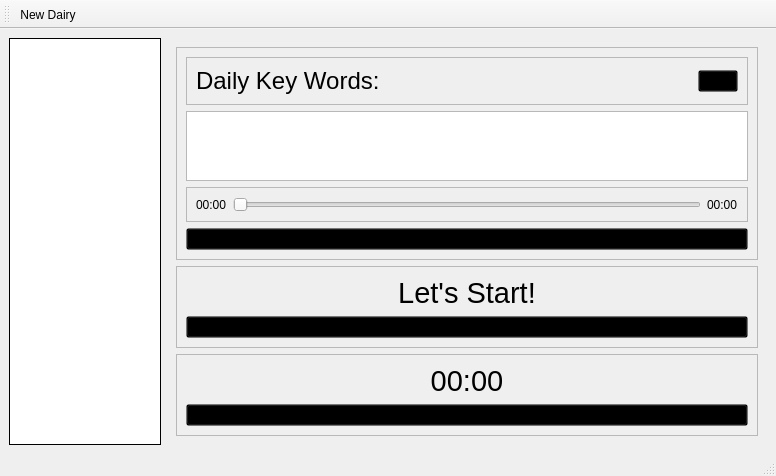
<?xml version="1.0" encoding="UTF-8"?>
<ui version="4.0">
 <class>MainWindow</class>
 <widget class="QMainWindow" name="MainWindow">
  <property name="geometry">
   <rect>
    <x>0</x>
    <y>0</y>
    <width>776</width>
    <height>474</height>
   </rect>
  </property>
  <property name="windowTitle">
   <string>AI Voice Diary</string>
  </property>
  <property name="windowIcon">
   <iconset resource="../icons.qrc">
    <normaloff>:/icons/writable_book.png</normaloff>:/icons/writable_book.png</iconset>
  </property>
  <property name="styleSheet">
   <string notr="true"/>
  </property>
  <widget class="QWidget" name="centralwidget">
   <property name="autoFillBackground">
    <bool>false</bool>
   </property>
   <property name="styleSheet">
    <string notr="true"/>
   </property>
   <layout class="QHBoxLayout" name="horizontalLayout">
    <property name="spacing">
     <number>7</number>
    </property>
    <property name="leftMargin">
     <number>0</number>
    </property>
    <property name="topMargin">
     <number>0</number>
    </property>
    <property name="rightMargin">
     <number>0</number>
    </property>
    <property name="bottomMargin">
     <number>0</number>
    </property>
    <item>
     <widget class="QFrame" name="frame">
      <property name="styleSheet">
       <string notr="true"/>
      </property>
      <property name="frameShape">
       <enum>QFrame::NoFrame</enum>
      </property>
      <property name="frameShadow">
       <enum>QFrame::Plain</enum>
      </property>
      <layout class="QHBoxLayout" name="horizontalLayout_2">
       <item>
        <widget class="QListWidget" name="listWidget">
         <property name="frameShape">
          <enum>QFrame::Box</enum>
         </property>
         <property name="frameShadow">
          <enum>QFrame::Plain</enum>
         </property>
        </widget>
       </item>
       <item>
        <widget class="QFrame" name="frame_2">
         <property name="sizePolicy">
          <sizepolicy hsizetype="Expanding" vsizetype="Expanding">
           <horstretch>5</horstretch>
           <verstretch>0</verstretch>
          </sizepolicy>
         </property>
         <property name="minimumSize">
          <size>
           <width>600</width>
           <height>0</height>
          </size>
         </property>
         <property name="styleSheet">
          <string notr="true"/>
         </property>
         <property name="frameShape">
          <enum>QFrame::NoFrame</enum>
         </property>
         <property name="frameShadow">
          <enum>QFrame::Plain</enum>
         </property>
         <layout class="QVBoxLayout" name="verticalLayout">
          <item>
           <widget class="QFrame" name="frame_4">
            <property name="sizePolicy">
             <sizepolicy hsizetype="Expanding" vsizetype="Expanding">
              <horstretch>0</horstretch>
              <verstretch>0</verstretch>
             </sizepolicy>
            </property>
            <property name="frameShape">
             <enum>QFrame::StyledPanel</enum>
            </property>
            <property name="frameShadow">
             <enum>QFrame::Raised</enum>
            </property>
            <layout class="QVBoxLayout" name="verticalLayout_3">
             <item>
              <widget class="QFrame" name="frame_6">
               <property name="frameShape">
                <enum>QFrame::StyledPanel</enum>
               </property>
               <property name="frameShadow">
                <enum>QFrame::Raised</enum>
               </property>
               <layout class="QHBoxLayout" name="horizontalLayout_4">
                <item>
                 <widget class="QLabel" name="label_2">
                  <property name="sizePolicy">
                   <sizepolicy hsizetype="Fixed" vsizetype="Preferred">
                    <horstretch>0</horstretch>
                    <verstretch>0</verstretch>
                   </sizepolicy>
                  </property>
                  <property name="font">
                   <font>
                    <pointsize>18</pointsize>
                   </font>
                  </property>
                  <property name="text">
                   <string>Daily Key Words: </string>
                  </property>
                 </widget>
                </item>
                <item>
                 <widget class="QLabel" name="label">
                  <property name="sizePolicy">
                   <sizepolicy hsizetype="Expanding" vsizetype="Preferred">
                    <horstretch>0</horstretch>
                    <verstretch>0</verstretch>
                   </sizepolicy>
                  </property>
                  <property name="font">
                   <font>
                    <pointsize>12</pointsize>
                   </font>
                  </property>
                  <property name="text">
                   <string/>
                  </property>
                  <property name="wordWrap">
                   <bool>true</bool>
                  </property>
                 </widget>
                </item>
                <item>
                 <widget class="QPushButton" name="pushButton">
                  <property name="enabled">
                   <bool>true</bool>
                  </property>
                  <property name="styleSheet">
                   <string notr="true">background-color: rgba(0, 0, 0,0);</string>
                  </property>
                  <property name="text">
                   <string/>
                  </property>
                  <property name="iconSize">
                   <size>
                    <width>96</width>
                    <height>96</height>
                   </size>
                  </property>
                 </widget>
                </item>
               </layout>
              </widget>
             </item>
             <item>
              <widget class="QPlainTextEdit" name="plainTextEdit">
               <property name="readOnly">
                <bool>true</bool>
               </property>
              </widget>
             </item>
             <item>
              <widget class="QFrame" name="frame_7">
               <property name="frameShape">
                <enum>QFrame::StyledPanel</enum>
               </property>
               <property name="frameShadow">
                <enum>QFrame::Raised</enum>
               </property>
               <layout class="QHBoxLayout" name="horizontalLayout_3">
                <item>
                 <widget class="QLabel" name="time1">
                  <property name="text">
                   <string>00:00</string>
                  </property>
                 </widget>
                </item>
                <item>
                 <widget class="QSlider" name="horizontalSlider">
                  <property name="orientation">
                   <enum>Qt::Horizontal</enum>
                  </property>
                 </widget>
                </item>
                <item>
                 <widget class="QLabel" name="time2">
                  <property name="text">
                   <string>00:00</string>
                  </property>
                 </widget>
                </item>
               </layout>
              </widget>
             </item>
             <item>
              <widget class="QPushButton" name="playBtn">
               <property name="styleSheet">
                <string notr="true">background-color: rgba(0, 0, 0, 0);
</string>
               </property>
               <property name="text">
                <string/>
               </property>
               <property name="icon">
                <iconset resource="../icons.qrc">
                 <normaloff>:/icons/play_circle_filled_black_48dp.svg</normaloff>:/icons/play_circle_filled_black_48dp.svg</iconset>
               </property>
               <property name="iconSize">
                <size>
                 <width>48</width>
                 <height>48</height>
                </size>
               </property>
              </widget>
             </item>
            </layout>
           </widget>
          </item>
          <item>
           <widget class="QFrame" name="frame_5">
            <property name="sizePolicy">
             <sizepolicy hsizetype="Expanding" vsizetype="Expanding">
              <horstretch>0</horstretch>
              <verstretch>0</verstretch>
             </sizepolicy>
            </property>
            <property name="minimumSize">
             <size>
              <width>0</width>
              <height>0</height>
             </size>
            </property>
            <property name="frameShape">
             <enum>QFrame::StyledPanel</enum>
            </property>
            <property name="frameShadow">
             <enum>QFrame::Raised</enum>
            </property>
            <layout class="QVBoxLayout" name="verticalLayout_2">
             <item>
              <widget class="QLabel" name="label_4">
               <property name="sizePolicy">
                <sizepolicy hsizetype="Minimum" vsizetype="Fixed">
                 <horstretch>0</horstretch>
                 <verstretch>0</verstretch>
                </sizepolicy>
               </property>
               <property name="font">
                <font>
                 <pointsize>22</pointsize>
                </font>
               </property>
               <property name="text">
                <string>Let's Start!</string>
               </property>
               <property name="alignment">
                <set>Qt::AlignBottom|Qt::AlignHCenter</set>
               </property>
              </widget>
             </item>
             <item>
              <widget class="QPushButton" name="recordBtn">
               <property name="enabled">
                <bool>false</bool>
               </property>
               <property name="sizePolicy">
                <sizepolicy hsizetype="Expanding" vsizetype="Expanding">
                 <horstretch>0</horstretch>
                 <verstretch>0</verstretch>
                </sizepolicy>
               </property>
               <property name="autoFillBackground">
                <bool>false</bool>
               </property>
               <property name="styleSheet">
                <string notr="true">background-color: rgba(0, 0, 0, 0);
</string>
               </property>
               <property name="text">
                <string/>
               </property>
               <property name="icon">
                <iconset resource="../icons.qrc">
                 <normaloff>:/icons/mic_black_48dp.svg</normaloff>:/icons/mic_black_48dp.svg</iconset>
               </property>
               <property name="iconSize">
                <size>
                 <width>100</width>
                 <height>100</height>
                </size>
               </property>
              </widget>
             </item>
            </layout>
           </widget>
          </item>
          <item>
           <widget class="QFrame" name="frame_3">
            <property name="sizePolicy">
             <sizepolicy hsizetype="Expanding" vsizetype="Expanding">
              <horstretch>0</horstretch>
              <verstretch>0</verstretch>
             </sizepolicy>
            </property>
            <property name="frameShape">
             <enum>QFrame::StyledPanel</enum>
            </property>
            <property name="frameShadow">
             <enum>QFrame::Raised</enum>
            </property>
            <layout class="QVBoxLayout" name="verticalLayout_4">
             <item>
              <widget class="QLabel" name="timeLabel">
               <property name="sizePolicy">
                <sizepolicy hsizetype="Minimum" vsizetype="Fixed">
                 <horstretch>0</horstretch>
                 <verstretch>0</verstretch>
                </sizepolicy>
               </property>
               <property name="font">
                <font>
                 <pointsize>22</pointsize>
                </font>
               </property>
               <property name="text">
                <string>00:00</string>
               </property>
               <property name="alignment">
                <set>Qt::AlignBottom|Qt::AlignHCenter</set>
               </property>
              </widget>
             </item>
             <item>
              <widget class="QPushButton" name="stopBtn">
               <property name="sizePolicy">
                <sizepolicy hsizetype="Expanding" vsizetype="Expanding">
                 <horstretch>0</horstretch>
                 <verstretch>0</verstretch>
                </sizepolicy>
               </property>
               <property name="styleSheet">
                <string notr="true">background-color: rgba(0, 0, 0, 0);</string>
               </property>
               <property name="text">
                <string/>
               </property>
               <property name="icon">
                <iconset resource="../icons.qrc">
                 <normaloff>:/icons/stop_black_48dp.svg</normaloff>:/icons/stop_black_48dp.svg</iconset>
               </property>
               <property name="iconSize">
                <size>
                 <width>100</width>
                 <height>100</height>
                </size>
               </property>
              </widget>
             </item>
            </layout>
           </widget>
          </item>
         </layout>
        </widget>
       </item>
      </layout>
     </widget>
    </item>
   </layout>
  </widget>
  <widget class="QToolBar" name="toolBar">
   <property name="windowTitle">
    <string>toolBar</string>
   </property>
   <attribute name="toolBarArea">
    <enum>TopToolBarArea</enum>
   </attribute>
   <attribute name="toolBarBreak">
    <bool>false</bool>
   </attribute>
   <addaction name="actionNewDia"/>
  </widget>
  <widget class="QMenuBar" name="menuBar">
   <property name="geometry">
    <rect>
     <x>0</x>
     <y>0</y>
     <width>776</width>
     <height>25</height>
    </rect>
   </property>
  </widget>
  <widget class="QStatusBar" name="statusBar"/>
  <action name="actionNewDia">
   <property name="checkable">
    <bool>false</bool>
   </property>
   <property name="checked">
    <bool>false</bool>
   </property>
   <property name="enabled">
    <bool>true</bool>
   </property>
   <property name="icon">
    <iconset resource="../icons.qrc">
     <normaloff>:/icons/post_add_black_24dp.svg</normaloff>:/icons/post_add_black_24dp.svg</iconset>
   </property>
   <property name="text">
    <string>New Dairy</string>
   </property>
   <property name="toolTip">
    <string>New Dairy</string>
   </property>
  </action>
 </widget>
 <resources>
  <include location="../icons.qrc"/>
 </resources>
 <connections/>
</ui>
